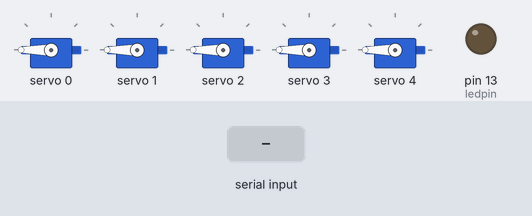
The sketch below on a simulated Arduino Uno, built with avr-gcc and run on an emulated ATmega328P. Shown: 5 × servo, output pins drawn as LEDs (lit = HIGH). The inputs (shaded band) are chosen by the test bench.

Above: at 5.0 s.
5.1 s: "0" received over the second serial link
At 6.4 s:
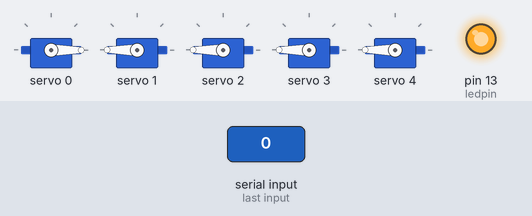
6.7 s: "1" received over the second serial link
At 8.7 s:
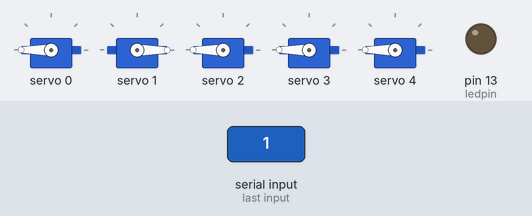
9.1 s: "2" received over the second serial link
At 10.5 s:
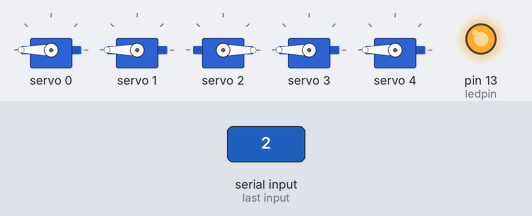
11.5 s: "3" received over the second serial link
At 13.6 s:
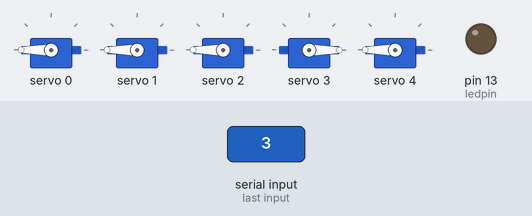
13.9 s: "4" received over the second serial link
At 15.4 s:
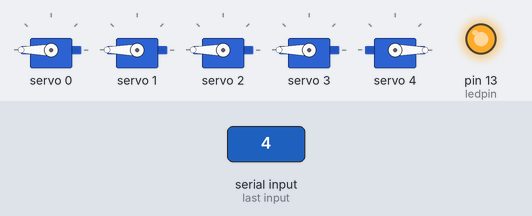
16.3 s: "0" received over the second serial link
At 18.4 s:
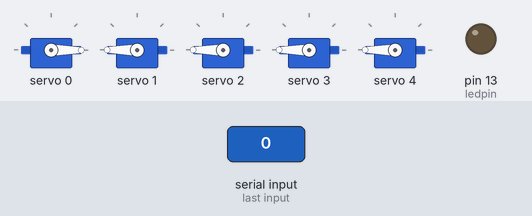
Timing chart, 0 to 19.7 s (numbered marks = the images above; inputs shaded):
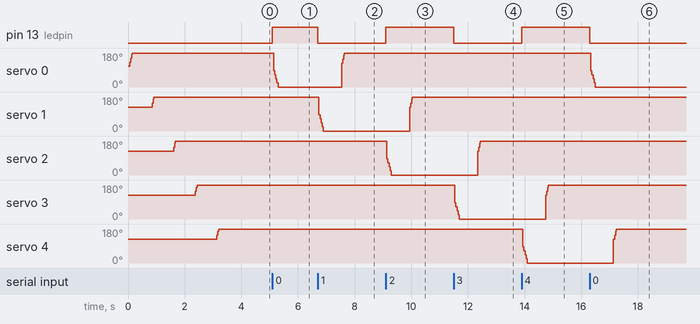

The sketch:

robotic_hand_code_five_movements.ino
```cpp
//#include <NewSoftSerial.h>
#include <SoftwareSerial.h>
//#include <Arduino.h>
#include <Wire.h>
#include <Adafruit_PWMServoDriver.h>

//NewSoftSerial mySerial(4, 2); // RX, TX

SoftwareSerial mySerial(4, 2); // RX, TX
int ledpin=13; // led on D13 will show blink on / off
int BluetoothData; // the data given from Computer

// called this way, it uses the default address 0x40
Adafruit_PWMServoDriver pwm = Adafruit_PWMServoDriver();
// you can also call it with a different address you want
//Adafruit_PWMServoDriver pwm = Adafruit_PWMServoDriver(0x41);
// you can also call it with a different address and I2C interface
//Adafruit_PWMServoDriver pwm = Adafruit_PWMServoDriver(0x40, &Wire);

// Depending on your servo make, the pulse width min and max may vary, you
// want these to be as small/large as possible without hitting the hard stop
// for max range. You'll have to tweak them as necessary to match the servos you
// have!
#define SERVOMIN  400 // this is the 'minimum' pulse length count (out of 4096)
#define SERVOMAX  750 // this is the 'maximum' pulse length count (out of 4096)

// our servo # counter
uint8_t servonum = 0;
// Here we store previous finger's number
uint8_t previous_finger_servo_number = 50;

void setup() {
  // put your setup code here, to run once:
  mySerial.begin(9600);
  pinMode(ledpin,OUTPUT);

  pwm.begin();


  pwm.setPWMFreq(60);  // Analog servos run at ~60 Hz updates

  delay(10);

  // INITIALLY WE BEGIN BY CLOSING ALL FINGERS
  for (int i=0;i<5;i++)
  {
    for (uint16_t pulselen = SERVOMIN; pulselen < SERVOMAX; pulselen++)
    {
      pwm.setPWM(i, 0, pulselen);
    }
    pwm.setPWM(0, 0, 4096);
    pwm.setPWM(1, 0, 4096);
    pwm.setPWM(2, 0, 4096);
    pwm.setPWM(3, 0, 4096);
    pwm.setPWM(4, 0, 4096);
    delay(500);
  }
}

// you can use this function if you'd like to set the pulse length in seconds
// e.g. setServoPulse(0, 0.001) is a ~1 millisecond pulse width. its not precise!
void setServoPulse(uint8_t n, double pulse) {
  double pulselength;

  pulselength = 1000000;   // 1,000,000 us per second
  pulselength /= 60;   // 60 Hz
//  Serial.print(pulselength); Serial.println(" us per period");
  pulselength /= 4096;  // 12 bits of resolution
//  Serial.print(pulselength); Serial.println(" us per bit");
  pulse *= 1000000;  // convert to us
  pulse /= pulselength;
//  Serial.println(pulse);
  pwm.setPWM(n, 0, pulse);
}

void loop()
{
  if (mySerial.available()>0)
  {
    // We read the bluetooth data. In this case the finger to be moved by servo motor
    BluetoothData=mySerial.read();
    if (BluetoothData == '0')
    {
      servonum = 0;
    }
    else if (BluetoothData == '1')
    {
      servonum = 1;
    }
    else if (BluetoothData == '2')
    {
      servonum = 2;
    }
    else if (BluetoothData == '3')
    {
      servonum = 3;
    }
    else if (BluetoothData == '4')
    {
      servonum = 4;
    }
    else
    {

    }
    mySerial.write(BluetoothData);
    digitalWrite(ledpin,!digitalRead(ledpin));
    // If previous finger was different than the received finger servo number then open received servo number
    if (previous_finger_servo_number != servonum)
    {
      // Open the classified finger
      for (uint16_t pulselen = SERVOMIN; pulselen < SERVOMAX; pulselen--)
      {
        pwm.setPWM(servonum, 0, pulselen);
      }
      // This line stops the motor so that it doesnt keep "buzzing"
      pwm.setPWM(servonum,0,4096);
      delay(500);

      // Close the previous finger
      if (previous_finger_servo_number < 5)
      {
        for (uint16_t pulselen = SERVOMIN; pulselen < SERVOMAX; pulselen++)
        {
          pwm.setPWM(previous_finger_servo_number, 0, pulselen);
        }
      }
      // This line stops the motor so that it doesnt keep "buzzing"
      pwm.setPWM(previous_finger_servo_number,0,4096);

      delay(500);
      previous_finger_servo_number = servonum;
    }
    delay(100);
  }
}
```

Measured:
- after the input at 5.1 s, pin 13 (ledpin): LOW → HIGH at once; servo 0: 180° → 0° at once
- after the input at 6.7 s, pin 13 (ledpin): HIGH → LOW at once; servo 0: 0° → 180° after 0.84 s; servo 1: 180° → 0° at once
- after the input at 9.1 s, pin 13 (ledpin): LOW → HIGH at once; servo 1: 0° → 180° after 0.84 s; servo 2: 180° → 0° at once
- after the input at 11.5 s, pin 13 (ledpin): HIGH → LOW at once; servo 2: 0° → 180° after 0.84 s; servo 3: 180° → 0° at once
- after the input at 13.9 s, pin 13 (ledpin): LOW → HIGH at once; servo 3: 0° → 180° after 0.84 s; servo 4: 180° → 0° at once
- after the input at 16.3 s, pin 13 (ledpin): HIGH → LOW at once; servo 0: 180° → 0° at once; servo 4: 0° → 180° after 0.84 s
